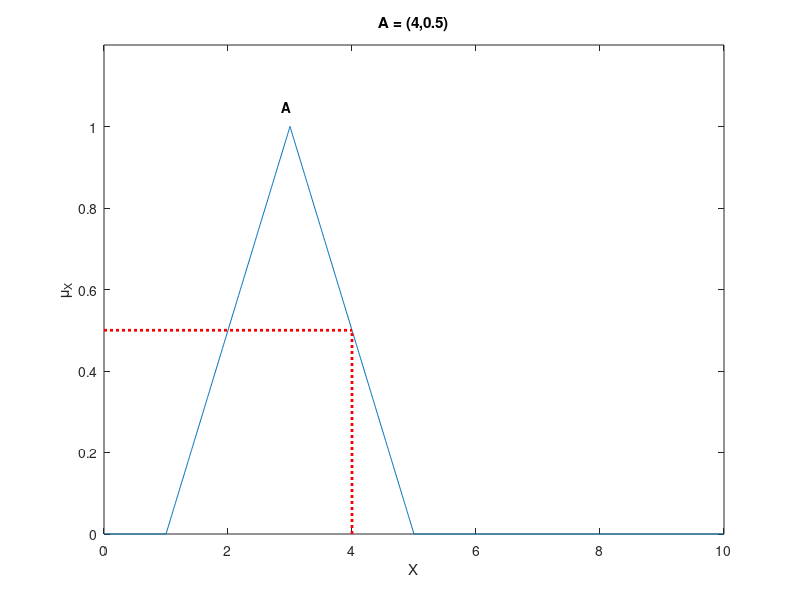

MATLAB code for this plot:
% Conjunto difuso
clear all, close all, clc
X=0:0.01:10;    % Universo de discurso
c=[1 3 5];      % Control
% se puede utilizar el trimf trapmf gaussmf - se puede buscar en MatWorks
A=trimf(X,c);
% y/o Fch de Membresia
plot(X,A)
text(2.8,1.05,'\bf A')  % A var linguistica
xlabel('X')
ylabel('\mu_X')
title('A --> Conjunto Difuso')
axis([0 10 0 1.2])

% Elemento crisp
x0=4;
A0=trimf(x0,c);
hold
plot([x0 x0],[0 A0],'r:','LineWidth',2)
plot([0 x0],[A0 A0],'r:','LineWidth',2)
title(['A = ','(',num2str(x0),','...
    num2str(A0),')'])
